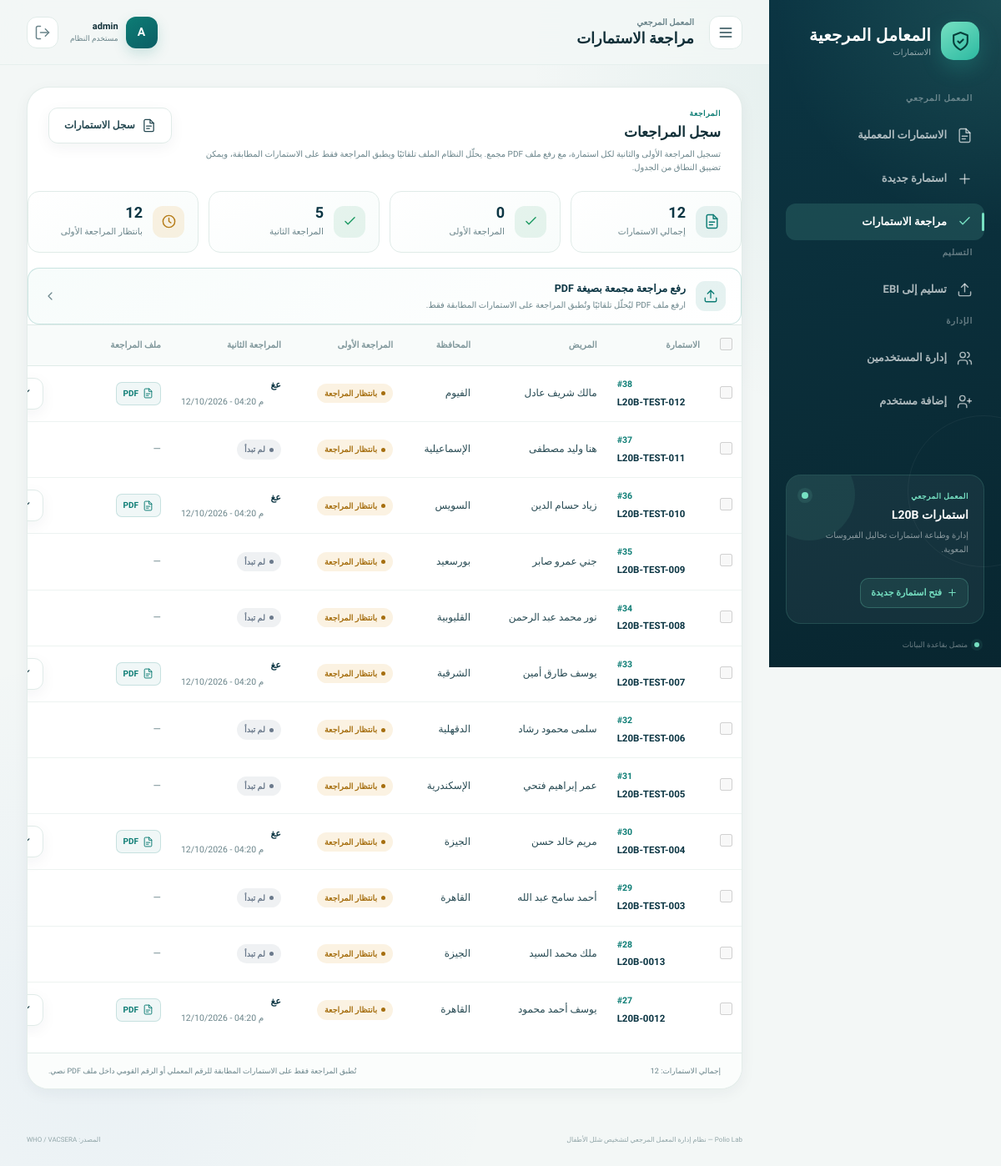
The app's page /reviews (signed in) with its own data.
### tables this page shows
CREATE TABLE users (
    id INTEGER PRIMARY KEY AUTOINCREMENT,
    username TEXT NOT NULL UNIQUE COLLATE NOCASE,
    password_hash TEXT NOT NULL,
    created_at TEXT NOT NULL DEFAULT CURRENT_TIMESTAMP
, role TEXT NOT NULL DEFAULT 'user');

CREATE TABLE form_reviews (
    id INTEGER PRIMARY KEY AUTOINCREMENT,
    lab_form_id INTEGER NOT NULL UNIQUE,
    folder_path TEXT NOT NULL DEFAULT '',
    created_at TEXT NOT NULL DEFAULT CURRENT_TIMESTAMP,
    updated_at TEXT NOT NULL DEFAULT CURRENT_TIMESTAMP, first_reviewer_name TEXT NOT NULL DEFAULT '', first_reviewed_at TEXT NOT NULL DEFAULT '', second_reviewer_name TEXT NOT NULL DEFAULT '', second_reviewed_at TEXT NOT NULL DEFAULT '', pdf_path TEXT NOT NULL DEFAULT '', delivery_queued_at TEXT NOT NULL DEFAULT '',
    FOREIGN KEY (lab_form_id) REFERENCES lab_forms (id) ON DELETE CASCADE
);

CREATE TABLE lab_forms (
    id INTEGER PRIMARY KEY AUTOINCREMENT,
    national_id TEXT NOT NULL DEFAULT '',
    lab_number TEXT NOT NULL DEFAULT '',
    patient_name TEXT NOT NULL DEFAULT '',
    age_months TEXT NOT NULL DEFAULT '',
    age_years TEXT NOT NULL DEFAULT '',
    illness_date TEXT NOT NULL DEFAULT '',
    center TEXT NOT NULL DEFAULT '',
    governorate TEXT NOT NULL DEFAULT '',
    sample_condition TEXT NOT NULL DEFAULT 'جميدة',
    sample1_collect_date TEXT NOT NULL DEFAULT '',
    sample1_receive_date TEXT NOT NULL DEFAULT '',
    sample1_l20b TEXT NOT NULL DEFAULT 'سلبي',
    sample1_prelim_date TEXT NOT NULL DEFAULT '',
    sample1_final TEXT NOT NULL DEFAULT 'سلبي',
    sample1_final_date TEXT NOT NULL DEFAULT '',
    sample2_collect_date TEXT NOT NULL DEFAULT '',
    sample2_receive_date TEXT NOT NULL DEFAULT '',
    sample2_l20b TEXT NOT NULL DEFAULT '',
    sample2_prelim_date TEXT NOT NULL DEFAULT '',
    sample2_final TEXT NOT NULL DEFAULT '',
    sample2_final_date TEXT NOT NULL DEFAULT '',
    stamp_image TEXT NOT NULL DEFAULT '',
    signature_image TEXT NOT NULL DEFAULT '',
    signatory_name TEXT NOT NULL DEFAULT 'ك/ أميرة يحيى زغلول',
    show_stamp INTEGER NOT NULL DEFAULT 1,
    show_signature INTEGER NOT NULL DEFAULT 1,
    stamp_position TEXT NOT NULL DEFAULT 'left',
    signature_position TEXT NOT NULL DEFAULT 'left',
    notes TEXT NOT NULL DEFAULT '',
    created_at TEXT NOT NULL DEFAULT CURRENT_TIMESTAMP,
    updated_at TEXT NOT NULL DEFAULT CURRENT_TIMESTAMP
, created_by TEXT NOT NULL DEFAULT '', contact_number TEXT NOT NULL DEFAULT '');

### app.py (the view)
@bp.get("/reviews")
@login_required
def reviews_page():
    user = current_session_user()
    context = reviews_context()
    context["batch_values"] = {
        "reviewer_name": user["username"] if user else "",
        "reviewed_at": context["now_value"],
        "stage": "first",
        "form_ids": [],
        "apply_mode": "pdf",
    }
    context["batch_errors"] = {}
    return render_template("reviews.html", **context)

### templates/reviews.html (shortened to what this page needs)
<!DOCTYPE html>
<html lang="ar" dir="rtl">
<head>
    <link rel="stylesheet" href="{{ url_for('static', filename='css/styles.css') }}">
    <link rel="stylesheet" href="{{ url_for('static', filename='css/users.css') }}">
    <link rel="stylesheet" href="{{ url_for('static', filename='css/reviews.css') }}">
</head>
<body class="users-page reviews-page">
    {% set active_nav = 'reviews' %}
    <div class="app-shell">
        {% include "_sidebar.html" %}
        <div class="app-main">
            <header class="topbar no-print">
                <button class="icon-button menu-button" id="menu-button" type="button" aria-label="فتح القائمة">
                    <svg class="icon"><use href="#icon-menu"></use></svg>
                </button>
                <div class="page-heading">
                    <span>المعمل المرجعي</span>
                    <h2>مراجعة الاستمارات</h2>
                </div>
                <div class="topbar-actions">
                    <div class="user-chip">
                        <span class="user-avatar">{{ (current_user[0] if current_user else 'م')|upper }}</span>
                        <span class="user-copy">
                            <strong>{{ current_user or 'معمل شلل الأطفال' }}</strong>
                            <small>مستخدم النظام</small>
                        </span>
                    </div>
                    <form class="logout-form" method="post" action="{{ url_for('main.logout') }}">
                        <button class="icon-button logout-button" type="submit" title="تسجيل الخروج" aria-label="تسجيل الخروج">
                            <svg class="icon"><use href="#icon-log-out"></use></svg>
                        </button>
                    </form>
                </div>
            </header>
            <main class="page-content users-content">
                <section class="panel users-panel">
                    <div class="panel-header">
                        <div>
                            <span class="section-kicker">المراجعة</span>
                            <h2>سجل المراجعات</h2>
                            <p>تسجيل المراجعة الأولى والثانية لكل استمارة، مع رفع ملف PDF مجمع. يحلّل النظام الملف تلقائيًا ويطبق المراجعة فقط على الاستمارات المطابقة، ويمكن تضييق النطاق من الجدول.</p>
                        </div>
                        <div class="panel-actions">
                            <a class="button button-secondary" href="{{ url_for('main.forms_page') }}">
                                <svg class="icon"><use href="#icon-file"></use></svg>
                                <span>سجل الاستمارات</span>
                            </a>
                        </div>
                    </div>
                    <div class="reviews-summary">
                        <article class="reviews-stat">
                            <span class="reviews-stat-icon"><svg class="icon"><use href="#icon-file"></use></svg></span>
                            <div>
                                <strong>{{ forms|length }}</strong>
                                <small>إجمالي الاستمارات</small>
                            </div>
                        </article>
                        <article class="reviews-stat is-reviewed">
                            <span class="reviews-stat-icon"><svg class="icon"><use href="#icon-check"></use></svg></span>
                            <div>
                                <strong>{{ first_reviewed_count }}</strong>
                                <small>المراجعة الأولى</small>
                            </div>
                        </article>
                        <article class="reviews-stat is-reviewed">
                            <span class="reviews-stat-icon"><svg class="icon"><use href="#icon-check"></use></svg></span>
                            <div>
                                <strong>{{ second_reviewed_count }}</strong>
                                <small>المراجعة الثانية</small>
                            </div>
                        </article>
                        <article class="reviews-stat is-pending">
                            <span class="reviews-stat-icon"><svg class="icon"><use href="#icon-clock"></use></svg></span>
                            <div>
                                <strong>{{ pending_first_count }}</strong>
                                <small>بانتظار المراجعة الأولى</small>
                            </div>
                        </article>
                    </div>
                    <form class="reviews-batch-form" method="post" action="{{ url_for('main.reviews_batch_upload') }}" enctype="multipart/form-data" novalidate>
                        <details class="reviews-batch"{% if batch_errors %} open{% endif %}>
                            <summary>
                                <span class="reviews-batch-icon"><svg class="icon"><use href="#icon-upload"></use></svg></span>
                                <span>
                                    <strong>رفع مراجعة مجمعة بصيغة PDF</strong>
                                    <small>ارفع ملف PDF ليُحلّل تلقائيًا وتُطبق المراجعة على الاستمارات المطابقة فقط.</small>
                                </span>
                                <svg class="icon reviews-batch-chevron"><use href="#icon-chevron-left"></use></svg>
                            </summary>
                        </details>
                        <div class="table-wrap users-table-wrap">
                            <table class="users-table reviews-table">
                                <thead>
                                    <tr>
                                        <th scope="col" class="review-select-heading">
                                            <input id="select-all-forms" type="checkbox" aria-label="تحديد كل الاستمارات">
                                        </th>
                                        <th scope="col">الاستمارة</th>
                                        <th scope="col">المريض</th>
                                        <th scope="col">المحافظة</th>
                                        <th scope="col">المراجعة الأولى</th>
                                        <th scope="col">المراجعة الثانية</th>
                                        <th scope="col">ملف المراجعة</th>
                                        <th scope="col" class="users-actions-heading">الإجراءات</th>
                                    </tr>
                                </thead>
                                <tbody>
                                    {% for form in forms %}
                                    <tr>
                                        <td class="review-select-cell">
                                            <input
                                                class="review-form-checkbox"
                                                type="checkbox"
                                                name="form_ids"
                                                value="{{ form.id }}"
                                                aria-label="تحديد الاستمارة #{{ form.id }}"
                                            >
                                        </td>
                                        <td>
                                            <div class="reviews-form-id">
                                                <strong dir="ltr">#{{ form.id }}</strong>
                                                <span dir="auto">{{ form.lab_number or '—' }}</span>
                                            </div>
                                        </td>
                                        <td>{{ form.patient_name or '—' }}</td>
                                        <td>{{ form.governorate or '—' }}</td>
                                        <td>
                                            {% if form.first_reviewed_at %}
                                            <div class="review-stage">
                                                <strong dir="auto">{{ form.first_reviewer_name or '—' }}</strong>
                                                <span class="reviews-datetime" dir="ltr">{{ form.first_reviewed_at|datetime_ar }}</span>
                                            </div>
                                            {% else %}
                                            <span class="review-status">بانتظار المراجعة</span>
                                            {% endif %}
                                        </td>
                                        <td>
                                            {% if form.second_reviewed_at %}
                                            <div class="review-stage">
                                                <strong dir="auto">{{ form.second_reviewer_name or '—' }}</strong>
                                                <span class="reviews-datetime" dir="ltr">{{ form.second_reviewed_at|datetime_ar }}</span>
                                            </div>
                                            {% elif form.first_reviewed_at %}
                                            <span class="review-status">بانتظار المراجعة الثانية</span>
                                            {% else %}
                                            <span class="review-status is-empty">لم تبدأ</span>
                                            {% endif %}
                                        </td>
                                        <td>
                                            {% if form.pdf_path %}
                                            <a class="review-pdf-link" href="{{ url_for('main.review_pdf', filename=form.pdf_path) }}" target="_blank" rel="noopener">
                                                <svg class="icon"><use href="#icon-file"></use></svg>
                                                <span>PDF</span>
                                            </a>
                                            {% else %}
                                            <span class="reviews-muted">—</span>
                                            {% endif %}
                                        </td>
                                        <td>
                                            <div class="users-actions">
                                                <a class="button button-secondary button-compact" href="{{ url_for('main.review_form_page', form_id=form.id) }}">
                                                    <svg class="icon"><use href="#icon-check"></use></svg>
                                                </a>
                                            </div>
                                        </td>
                                    </tr>
                                    {% else %}
                                    <tr class="empty-row">
                                        <td colspan="8">لا توجد استمارات للمراجعة حتى الآن.</td>
                                    </tr>
                                    {% endfor %}
                                </tbody>
                            </table>
                        </div>
                    </form>
                    <div class="table-footer users-table-footer">
                        <span>إجمالي الاستمارات: {{ forms|length }}</span>
                        <span>تُطبق المراجعة فقط على الاستمارات المطابقة للرقم المعملي أو الرقم القومي داخل ملف PDF نصي.</span>
                    </div>
                </section>
            </main>
            <footer class="app-footer no-print">
                <span>Polio Lab — نظام إدارة المعمل المرجعي لتشخيص شلل الأطفال</span>
                <span>المصدر: WHO / VACSERA</span>
            </footer>
        </div>
    </div>
</body>
</html>

### records on screen
users: username "A", username "admin"
form_reviews: id "38", lab_number "L20B-TEST-012", patient_name "مالك شريف عادل", governorate "الفيوم", first_reviewed_at "بانتظار المراجعة", second_reviewer_name "عغ", second_reviewed_at "12/10/2026 - 04:20 م"
lab_forms: id "37", lab_number "L20B-TEST-011", patient_name "هنا وليد مصطفى", governorate "الإسماعيلية", shows "لم تبدأ"
form_reviews: id "36", lab_number "L20B-TEST-010", patient_name "زياد حسام الدين", governorate "السويس", first_reviewed_at "بانتظار المراجعة", second_reviewer_name "عغ", second_reviewed_at "12/10/2026 - 04:20 م"
lab_forms: id "35", lab_number "L20B-TEST-009", patient_name "جني عمرو صابر", governorate "بورسعيد", shows "لم تبدأ"
lab_forms: id "34", lab_number "L20B-TEST-008", patient_name "نور محمد عبد الرحمن", governorate "القليوبية", shows "لم تبدأ"
form_reviews: id "33", lab_number "L20B-TEST-007", patient_name "يوسف طارق أمين", governorate "الشرقية", first_reviewed_at "بانتظار المراجعة", second_reviewer_name "عغ", second_reviewed_at "12/10/2026 - 04:20 م"
lab_forms: id "32", lab_number "L20B-TEST-006", patient_name "سلمى محمود رشاد", governorate "الدقهلية", shows "لم تبدأ"
lab_forms: id "31", lab_number "L20B-TEST-005", patient_name "عمر إبراهيم فتحي", governorate "الإسكندرية", shows "لم تبدأ"
form_reviews: id "30", lab_number "L20B-TEST-004", patient_name "مريم خالد حسن", governorate "الجيزة", first_reviewed_at "بانتظار المراجعة", second_reviewer_name "عغ", second_reviewed_at "12/10/2026 - 04:20 م"
lab_forms: id "29", lab_number "L20B-TEST-003", patient_name "أحمد سامح عبد الله", governorate "القاهرة", shows "لم تبدأ"
lab_forms: id "28", lab_number "L20B-0013", patient_name "ملك محمد السيد", governorate "الجيزة", shows "لم تبدأ"
form_reviews: id "27", lab_number "L20B-0012", patient_name "يوسف أحمد محمود", governorate "القاهرة", first_reviewed_at "بانتظار المراجعة", second_reviewer_name "عغ", second_reviewed_at "12/10/2026 - 04:20 م"

### other values on screen
{{ first_reviewed_count }} "0"
{{ second_reviewed_count }} "5"
{{ pending_first_count }} "12"
